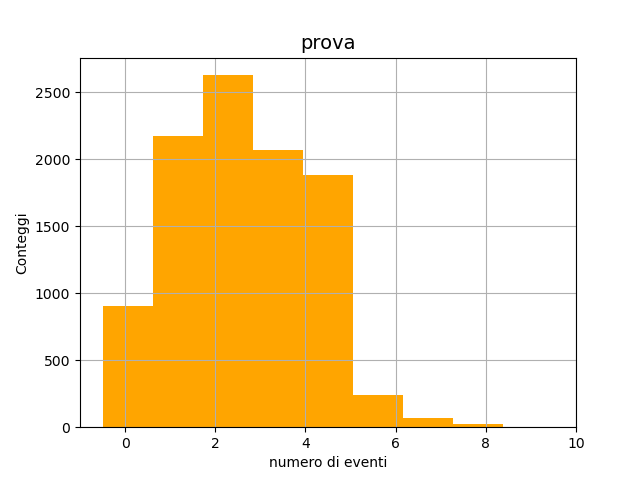

Recreate this plot in Python.
'''
Utilizzare il codice sorgente scritto nell'esercizio precedente per aggiungere alla libreria sviluppata per l'esercizio 1 una funzione che genera numeri casuali secondo la distribuzione di Poisson, con la media degli eventi attesi come parametro di input.

Riscrivi l'esercizio precedente utilizzando questa funzione, disegnando anche l'istogramma della densità di probabilità.

Calcola le statistiche del campione (media, varianza, asimmetria, curtosi) dall'elenco di input utilizzando una libreria.

Utilizzare l'esempio generato per testare la funzionalità della libreria.
'''

import numpy as np
import matplotlib.pyplot as plt
import sys

from library import sturges, rand_pois, media, varianza, dev_std, dev_std_media

def controllo_arg() :
    if len(sys.argv) != 3 :
        print("Inserire il nome del file (compresa l'estensione), numero di eventi da generare e media della distribuzione.\n")
        sys.exit()

def main () :
    
    controllo_arg()
    
    N = int(sys.argv[1])        # numero di eventi pseudocasuali da generare
    mean = float(sys.argv[2])   # media da passare
    
    sample = []
    for _ in range (N) :
        sample.append(rand_pois(mean))
    #print(sample)                              # solo per fare un controllo
    
    # stampa dei momenti della distribuzione
    print("La media della distribuzione è: ", media(sample))
    print("La varianca della distribuzione è: ", varianza(sample))
    print("La deviazione standard è: ", dev_std(sample))
    print("La deviazione standard della media è: ", dev_std_media(sample))

    Nbin = sturges(N)
    
    #print(Nbin, max(sample))           # era solo per fare un controllo
    
    bin_edges = np.linspace(-0.5, max(sample) + 0.5, max(sample) + 1)
    fig, ax = plt.subplots (nrows = 1, ncols = 1)
    ax.hist (sample, bins = bin_edges, color = 'orange')
    ax.set_title ('prova', size = 14)
    ax.set_xlabel ('numero di eventi')
    ax.set_ylabel ('Conteggi')
    ax.grid ()                      #se voglio la griglia
    
    plt.savefig ('es7_3.png')
    plt.show ()                     # da mettere rigorosamente alla fine!

if __name__ == "__main__" :
    main ()
